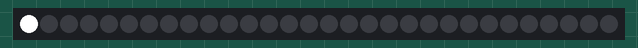
Bench run of a sketch on a simulated ESP8266 (NodeMCU). Parts: 30 RGB LEDs in strip order, left to right. WiFi joins after 1.5 s; servers stay silent unless stated; uploads are accepted with an empty reply; the local clock reads 2024-03-15 10:24:30 at power-on unless the sketch sets it; web services answer with replies made up by the test bench; not simulated (calls return 0 or success): keys.h; what the sketch prints to the serial monitor is not drawn.

Above: at 8.11 s.
At 9.0 s:
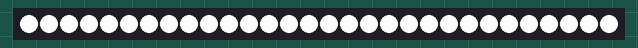

The sketch:

feather_light.ino
```cpp
/**
   sketch for the salt lamp light clock.
   Daven Amin, 01/06/2018

   uses code from:
   https://www.arduino.cc/en/Tutorial/ConnectWithWPA

   and the idea for updating time from the web came from:
   http://playground.arduino.cc//Code/Webclient

   also uses FastLED, ArduinoJson and Adafruit's fork of RTClib:
   https://github.com/FastLED/FastLED
   https://github.com/bblanchon/ArduinoJson
   https://github.com/adafruit/RTClib

   and is powered by Dark Sky:
   https://darksky.net/poweredby/
*/

#include <FastLED.h>
#include <ESP8266WiFi.h>
#include <Wire.h>
#include <RTClib.h>
#include <ArduinoJson.h>

// defines for WIFI_SSID, WIFI_PASS, and DARKSKY_API_KEY
#include "keys.h"

#define LED_PIN     13
#define COLOR_ORDER GRB
#define CHIPSET     WS2812B
#define NUM_LEDS    30

#define UPDATE_RATE 1000

// LCG RNG parameters
// (A = LCF of primes of NUM_LEDS + 1,
//  C = relative prime of NUM_LEDS)
#define LCG_A 31
#define LCG_C 11

const char* ssid = WIFI_SSID;
const char* pass = WIFI_PASS;

const String weather_api_key = DARKSKY_API_KEY;

RTC_DS3231 rtc;
CRGB leds[NUM_LEDS];

float latitude = 42.4154;  // set to a default
float longitude = -71.1564;  // set to a default

enum WEATHER_TYPE {unknown, clear_day, clear_night,
                   rain, snow, sleet,
                   wind, fog, cloudy,
                   partly_cloudy_day, partly_cloudy_night
                  };
WEATHER_TYPE weather = unknown; // set to a default

// used for palettes - give each LED a chunk of the palette to walk
int palette_stride = 255 / NUM_LEDS;

void setup() {
  FastLED.addLeds<CHIPSET, LED_PIN, COLOR_ORDER>(leds, NUM_LEDS);
  Serial.begin(9600);
  rtc.begin();
  Serial.setDebugOutput(true);
  WiFi.setAutoConnect(false);
  startWifi();
  updateTime();
  updateLocation();
  stopWifi();
}

void startWifi() {
  Serial.print("Attempting to connect to WPA SSID: ");
  Serial.println(ssid);
  // Connect to WPA/WPA2 network:
  WiFi.begin(ssid, pass);
  WiFi.mode(WIFI_STA);
  // attempt to connect to Wifi network:
  unsigned long watchdog_start = millis();
  unsigned long watchdog = 0;
  // try to connect for 10 seconds
  while ( watchdog < 10000) {
    delay(500);
    Serial.print(".");
    watchdog = abs(millis() - watchdog_start);
    if (WiFi.status() == WL_CONNECTED)
    {
      Serial.println("Connected!");
      break;
    }
  }
  WiFi.printDiag(Serial);
}
void stopWifi() {
  WiFi.disconnect(true);
  delay(500);
}

const char* time_service = "time.nist.gov";
const int time_port = 13;
void updateTime() {
  WiFiClient client;
  TimeSpan tz_offset = TimeSpan(0, 5, 0, 0);
  // set the initial time if we can
  if (client.connect(time_service, time_port))
  {
    String datetime = client.readString();
    Serial.println("NIST time follows:");
    Serial.println(datetime);
    Serial.println("Parsing NIST time");
    if (datetime.length() >= 25)
    {
      // NIST format: JJJJJ YR-MO-DA HH:MM:SS TT L H msADV UTC(NIST) OTM
      // where YR-MO-DA HH:MM:SS are parsed below
      // looks like the datetime string has added linefeeds on the start and end...
      String year = datetime.substring(7, 9);
      String month = datetime.substring(10, 12);
      String day = datetime.substring(13, 15);
      String hour = datetime.substring(16, 18);
      String minute = datetime.substring(19, 21);
      String second = datetime.substring(22, 24);
      Serial.print("year: " + year);
      Serial.print("  month: " + month);
      Serial.print("  day: " + day);
      Serial.print("time: " + hour + ":" + minute + ":" + second);
      Serial.println();

      rtc.adjust(DateTime(year.toInt(), month.toInt(), day.toInt(),
                          hour.toInt(), minute.toInt(), second.toInt()) - tz_offset);
      Serial.println("Set time!");
    }
    client.stop();
  }
  else {
    Serial.println("couldn't connect to time service");
  }
}

void displayTime() {
  DateTime now = rtc.now();

  Serial.print(now.year(), DEC);
  Serial.print('/');
  Serial.print(now.month(), DEC);
  Serial.print('/');
  Serial.print(now.day(), DEC);
  Serial.print(" (DayOfWeek: ");
  Serial.print(now.dayOfTheWeek(), DEC);
  Serial.print(") ");
  Serial.print(now.hour(), DEC);
  Serial.print(':');
  Serial.print(now.minute(), DEC);
  Serial.print(':');
  Serial.print(now.second(), DEC);
  Serial.println();
}


const String location_service = "ip-api.com";
const int location_port = 80;
void updateLocation() {
  WiFiClient client;

  // set the location, if we can
  if (client.connect(location_service, location_port))
  {
    Serial.println("Trying to set location");
    // try to get the location
    client.println("GET /json HTTP/1.0");
    client.println("Host: " + location_service);
    client.println("Connection: close");
    client.println();

    // Check HTTP status
    char status[32] = {0};
    client.readBytesUntil('\r', status, sizeof(status));
    Serial.print("Status arrived as: ");
    Serial.println(status);
    char endOfHeaders[] = "\r\n\r\n";
    client.find(endOfHeaders);

    String location_json = client.readString();
    Serial.println(location_json);

    DynamicJsonBuffer locationBuffer;
    JsonObject& root = locationBuffer.parseObject(location_json);

    if (root.success())
    {
      latitude = root["lat"];
      longitude = root["lon"];
      Serial.println("set location to: " + String(latitude) + "," + String(longitude));
    }
    client.stop();
  }
  else {
    Serial.println("couldn't connect to location service");
  }
}

const String weather_service = "api.darksky.net";
const int weather_port = 443;
const String weather_params = "?exclude=currently,hourly,daily,alerts,flags";

void updateWeather() {
  WiFiClientSecure client;

  if (client.connect(weather_service, weather_port))
  {
    Serial.println("Trying to check weather");
    // try to get the location
    client.println("GET /forecast/" + weather_api_key +
                   "/" + latitude +
                   "," + longitude +
                   weather_params +
                   " HTTP/1.0");
    client.println("Host: " + weather_service);
    client.println("Connection: close");
    client.println();

    // Check HTTP status
    char status[32] = {0};
    client.readBytesUntil('\r', status, sizeof(status));
    Serial.print("Status arrived as: ");
    Serial.println(status);
    char endOfHeaders[] = "\r\n\r\n";
    client.find(endOfHeaders);

    String weather_json = client.readString();

    DynamicJsonBuffer weatherBuffer;
    JsonObject& root = weatherBuffer.parseObject(weather_json);

    if (root.success())
    {
      JsonObject& weather_data = root["minutely"];
      String current_weather = weather_data["icon"];
      Serial.println("parsed weather as: " + current_weather);

      //{{ String current_weather = "rain";
      if (current_weather.equalsIgnoreCase("clear-day")) {
        weather = clear_day;
      }
      else if (current_weather.equalsIgnoreCase("clear-night")) {
        weather = clear_night;
      }
      else if (current_weather.equalsIgnoreCase("rain")) {
        weather = rain;
      }
      else if (current_weather.equalsIgnoreCase("snow")) {
        weather = snow;
      }
      else if (current_weather.equalsIgnoreCase("sleet")) {
        weather = sleet;
      }
      else if (current_weather.equalsIgnoreCase("wind")) {
        weather = wind;
      }
      else if (current_weather.equalsIgnoreCase("fog")) {
        weather = fog;
      }
      else if (current_weather.equalsIgnoreCase("cloudy")) {
        weather = cloudy;
      }
      else if (current_weather.equalsIgnoreCase("partly-cloudy-day")) {
        weather = partly_cloudy_day;
      }
      else if (current_weather.equalsIgnoreCase("partly-cloudy-night")) {
        weather = partly_cloudy_night;
      }
      else {
        weather = unknown;
      }
      Serial.println( "set weather to: " + String(weather));
    }
    client.stop();
  }
  else {
    Serial.println("couldn't connect to weather service");
  }
}

// fallback
void standard_color() {
  for (int dot = 0; dot < NUM_LEDS; dot++) {
    leds[dot] = CRGB::White;
    FastLED.show();
    delay(UPDATE_RATE / NUM_LEDS);
  }
}


void apply_colors(CRGBPalette16 palette) {

  // this is "position on the strip" so that it's not sequential
  int dot = 0;

  // are we walking up or down the palette? (want to go back and forth)
  bool walkingUp = true;
  int paletteix = 0;
  int ledix = 0;

  //(for each palette section, update all LEDs)
  while (paletteix >= 0)
  {
    // compute and set color
    int palette_offset = (ledix*palette_stride) + paletteix;
    leds[dot] = ColorFromPalette(palette, palette_offset);
    // compute next position on the strip via LCG
    dot = (LCG_A * dot + LCG_C) % NUM_LEDS;
    FastLED.show();
    delay(UPDATE_RATE / NUM_LEDS);

    // increment ledix and loop around
    ledix++;
    if (ledix >= NUM_LEDS)
    {
      // restart led counter
      ledix = 0;
      // increment or decrement paletteix
      if (!walkingUp)
      {
        paletteix--;
      } else if (paletteix >= palette_stride) {
        walkingUp = false; // switch directions
      } else {
        paletteix++;
      }
    }
  }
}

// clear
void steady_blue() {
  CRGBPalette16 clearPalette = ForestColors_p;
  apply_colors(clearPalette);
}

// cloudy
void flashing_blue() {
  CRGBPalette16 cloudyPalette = OceanColors_p;
  apply_colors(cloudyPalette);
}

// rain
void steady_red() {
  CRGBPalette16 rainPalette = PartyColors_p;
  apply_colors(rainPalette);
}

// snow
void flashing_red() {
  CRGBPalette16 snowPalette = HeatColors_p;
  apply_colors(snowPalette);
}

long next_update = 0;
const long update_interval = 15 * 60; // seconds
void loop() {
  // do we need to check the weather?
  long now = rtc.now().secondstime();
  if (now > next_update)
  {
    Serial.println("need to check for weather update");
    startWifi();
    updateWeather();
    stopWifi();
    next_update = now + update_interval;
  }
  displayTime();

  switch (weather) {
    case clear_day:
    case clear_night:
    case wind: {
        steady_blue();
        break;
      }
    case fog:
    case cloudy:
    case partly_cloudy_day:
    case partly_cloudy_night: {
        flashing_blue();
        break;
      }
    case rain: {
        steady_red();
        break;
      }
    case snow:
    case sleet: {
        flashing_red();
        break;
      }
    default: {  // unknown
        standard_color();
        break;
      }
  }
}
```
